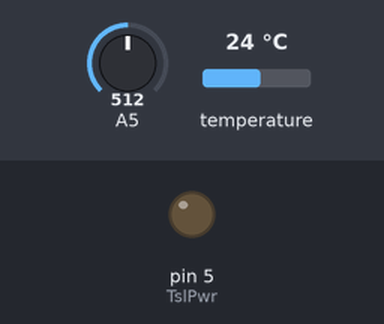
Bench run of a sketch on a simulated Arduino Uno, built with avr-gcc and run on an emulated ATmega328P. On the bench: output pins drawn as LEDs (lit = HIGH). Inputs (shaded band) come from the test bench; at power-on: A5 = 512, temperature 24 °C. What the sketch prints to the serial monitor is not drawn.

Above: at 0.1 s.
At 0.8 s:
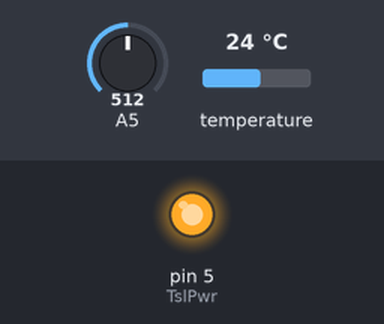
Timing chart, 0 to 2.3 s (numbered marks = the images above):
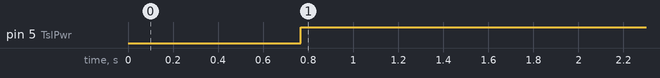

Measured:
- by itself, pin 5 (TslPwr): LOW → HIGH at 0.77 s

The sketch:

TSL237_32u4.ino
```cpp
#include <OneWire.h> //temperature Sensor Libraries
#include <DallasTemperature.h>

#define TSLserialNR "LENSS_TSL_000X" //establishes fixed ID number
#define ONE_WIRE_BUS 2 //data pin for the temp sensor

volatile unsigned long cnt = 0; //preps variables; cnt is photon count,
unsigned long t = 0; //t is used to copy values from other variables,
unsigned long last = 0; //last is the benchmark for how much time passes

int DigPin = 3; //DigPin and IntPin refer to the same spot, but interrupt and digital pins have different names
int TslPwr = 5; //digital pin used to power tsl for convenient on/off switch
int IntPin = 0;

unsigned long hz; //frequency of photon counts per second
unsigned long oldcnt; //last recorded photon count
unsigned long T, Tlast; //time storage: T is current time and Tlast is the time from last loop
int delta; //time elapsed since last data point
String message; //message carried to pi
float lux; //raw output from photoresistor circuit
float volt; //output converted to voltage

int inByte = 0; //incoming serial byte

OneWire oneWire(ONE_WIRE_BUS); //sets the temp sensor from a oneWire port
DallasTemperature sensors(&oneWire);

void irq1() {
  cnt++; //simple increase by one each time irql gets called
}

void setup() { //setup is a special function that runs once at the start of an arduino code
  Serial.begin(9600); //begins serial operation at 9600 baudrate
  while (!Serial) {
    ; //cease operations if data won't reach pi
  }
  pinMode(DigPin, INPUT); //sets up digital pins; outputs send power, inputs receive info
  pinMode(TslPwr, OUTPUT);
  digitalWrite(DigPin, HIGH); //TSL switched on
  pinMode(TslPwr, HIGH);
  attachInterrupt(IntPin, irq1, RISING); //interrupt to run irql (cnt++) every time data comes from the interrupt pin

  sensors.begin(); //initializes temp sensor
}

void loop() //loop is the other special function of arduinos; it repeats indefinitely
{

  lux = analogRead(A5); //reads A5
  volt = lux * 3.3/1023; //corrects lux from a scale of 1023 (analog scale) to 3.3 (voltage received)
  sensors.requestTemperatures(); //reads temp sensor

  if (volt > 2.0)
  {
    digitalWrite(TslPwr, LOW); //shuts down tsl when it's too bright
  }
  else
  {
    digitalWrite(TslPwr, HIGH); //switches back on when dark enough
  }

  T = millis(); //store the time before check
  delta = T - last;  //gets elapsed time stored in delta
  if (delta >= 1000) //after 1 second
  {
    while( T-last > 1000) { last += 1000; } //increases last by 1 second intervals; while loop prioritizes action
    t = cnt; //because interrupt is incredibly fast, t stores the count right when the reading is taken
    hz = round((t - oldcnt)*1000/(T-Tlast)); //takes photon counts and puts them in Hz (#/s)
    oldcnt = t; //remembers last count to calculate Hz next loop
    message = String(sensors.getTempCByIndex(0))+";"+String(hz)+";"+String(volt)+";"+
              String(TSLserialNR);
    Serial.println(message); //assembles message and sends it to the pi
    Tlast = T;
  }
}
```
